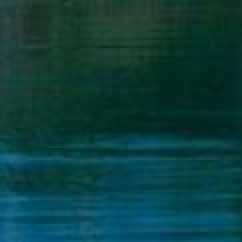
%> input picture Game1/Assets/images/Level-3/L3_q4/p1.jpg, 121 x 121 px (shown 2 times larger)
$ octave invert.m   (GNU Octave 9; MATLAB toolbox functions it lacks are replaced by stand-ins)
%> lines starting %> are read from the running program, lines starting %| are printed output that depends on the picture
% [8 lines of commented-out code are left out]

I = imread('p1.jpg');
%> I is the input picture: size 121x121x3 uint8; mean R, G, B 10.9, 62.3, 61
I2 = flip(I ,2);
imwrite(I2,'p1_h-flip.jpg');

I = imread('p2.jpg');
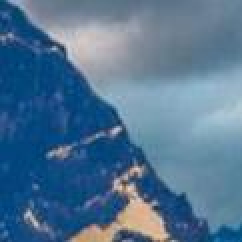
%> input picture Game1/Assets/images/Level-3/L3_q4/p2.jpg, 121 x 121 px (shown 2 times larger)
%> I is the input picture: size 121x121x3 uint8; mean R, G, B 80.8, 115.6, 145.8
I2 = flip(I ,2);
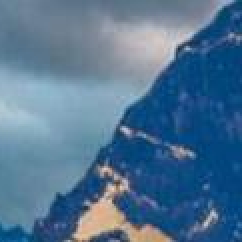
%> I2: size 121x121x3 uint8 (shown 2 times larger); mean R, G, B 80.8, 115.6, 145.8; mean of the top-left, top-right, bottom-left and bottom-right quarters 141.5, 109.8, 124.9, 81.1
imwrite(I2,'p2_h-flip.jpg');

I = imread('p3.jpg');
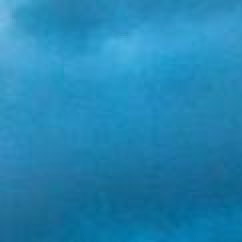
%> input picture Game1/Assets/images/Level-3/L3_q4/p3.jpg, 121 x 121 px (shown 2 times larger)
%> I is the input picture: size 121x121x3 uint8; mean R, G, B 34.1, 133, 179.4
I2 = flip(I ,2);
imwrite(I2,'p3_h-flip.jpg');

I = imread('p4.jpg');
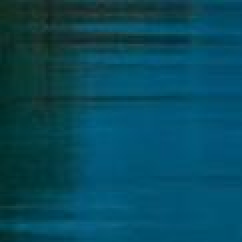
%> input picture Game1/Assets/images/Level-3/L3_q4/p4.jpg, 121 x 121 px (shown 2 times larger)
%> I is the input picture: size 121x121x3 uint8; mean R, G, B 6.2, 74.4, 93.5
I2 = flip(I ,2);
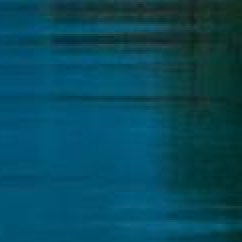
%> I2: size 121x121x3 uint8 (shown 2 times larger); mean R, G, B 6.2, 74.4, 93.5; mean of the top-left, top-right, bottom-left and bottom-right quarters 62.1, 47.3, 67.6, 55.2
imwrite(I2,'p4_h-flip.jpg');

I = imread('p5.jpg');
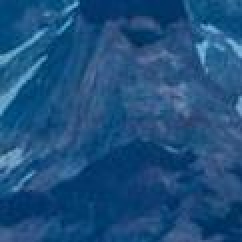
%> input picture Game1/Assets/images/Level-3/L3_q4/p5.jpg, 121 x 121 px (shown 2 times larger)
%> I is the input picture: size 121x121x3 uint8; mean R, G, B 30.4, 79.8, 125.9
I2 = flip(I ,2);
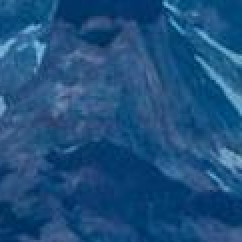
%> I2: size 121x121x3 uint8 (shown 2 times larger); mean R, G, B 30.4, 79.8, 125.9; mean of the top-left, top-right, bottom-left and bottom-right quarters 86.7, 81.9, 72.5, 74
imwrite(I2,'p5_h-flip.jpg');
